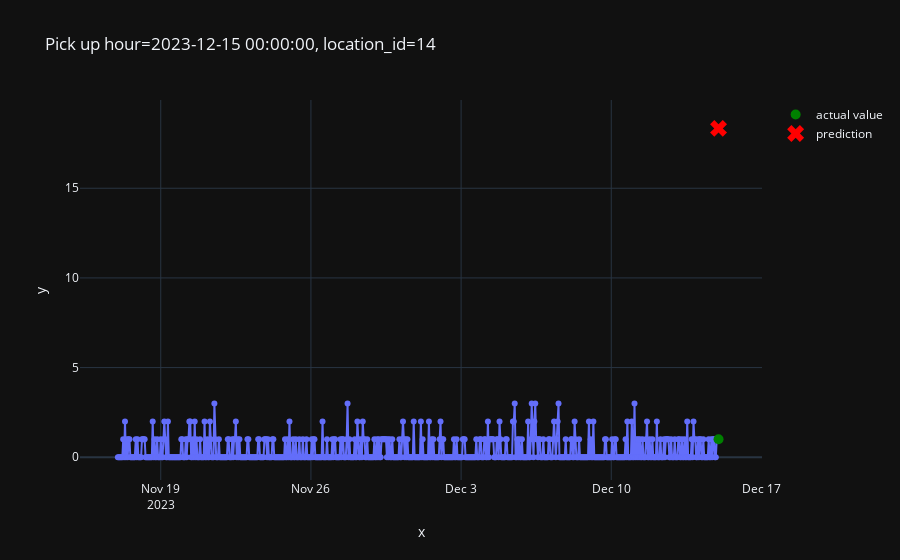

Here is the notebook cell this chart was saved with:
### Code cell
from plot import plot_one_sample

plot_one_sample(
    example_id=2979,
    features=x_test,
    targets=y_test,
    predictions=pd.Series(predictions)
)

### Figure 1 — Plotly figure (JSON) as saved in the notebook; plotly's stock layout.template omitted (floating-point values rounded to 4 significant figures; data arrays with more than 128 entries replaced by an {"elided": "..."} marker saying what was removed)
{"data": [{"hovertemplate": "x=%{x}<br>y=%{y}<extra></extra>", "legendgroup": "", "line": {"color": "#636efa", "dash": "solid"}, "marker": {"symbol": "circle"}, "mode": "lines+markers", "name": "", "orientation": "v", "showlegend": false, "type": "scatter", "x": {"elided": "673 str values"}, "xaxis": "x", "y": {"elided": "673 int values"}, "yaxis": "y"}, {"line": {"color": "green"}, "marker": {"size": 10}, "mode": "markers", "name": "actual value", "type": "scatter", "x": ["2023-12-15T00:00:00"], "y": [1]}, {"line": {"color": "red"}, "marker": {"size": 15, "symbol": "x"}, "mode": "markers", "name": "prediction", "type": "scatter", "x": ["2023-12-15T00:00:00"], "y": [18.34]}], "layout": {"legend": {"tracegroupgap": 0}, "title": {"text": "Pick up hour=2023-12-15 00:00:00, location_id=14"}, "xaxis": {"anchor": "y", "domain": [0, 1], "title": {"text": "x"}}, "yaxis": {"anchor": "x", "domain": [0, 1], "title": {"text": "y"}}}}
